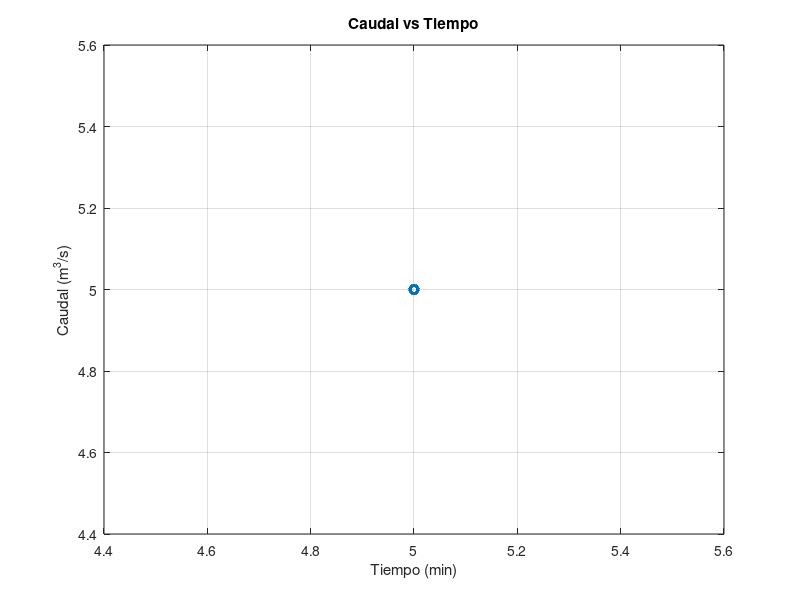

This chart was generated by the following MATLAB code:
clc;
clear;
close all;

disp('====================================');
disp(' METODO DEL TRAPECIO COMPUESTO ');
disp(' CALCULO DE VOLUMEN DE AGUA ');
disp('====================================');

% Cantidad de datos
n = input('Ingrese la cantidad de datos: ');

% Crear vectores vacíos
tiempo = zeros(1,n);
caudal = zeros(1,n);

% Ingreso intercalado de datos
disp(' ');
disp('Ingrese los datos de tiempo y caudal');

for i = 1:n
    
    fprintf('\nDato %d\n', i);
    
    tiempo(i) = input(['Tiempo ', num2str(i), ' (min): ']);
    caudal(i) = input(['Caudal ', num2str(i), ' (m^3/s): ']);

end

% Validación de intervalos iguales
h = tiempo(2) - tiempo(1);

for i = 2:n-1
    if (tiempo(i+1) - tiempo(i)) ~= h
        error('ERROR: Los intervalos de tiempo deben ser iguales');
    end
end

% Método del trapecio compuesto
suma_interna = sum(caudal(2:n-1));

integral_aprox = (h/2) * (caudal(1) + 2*suma_interna + caudal(n));

% Conversión de minutos a segundos
volumen_total = integral_aprox * 60;

% Resultados
disp(' ');
disp('========== RESULTADOS ==========');

fprintf('Ancho del intervalo h = %.2f min\n', h);
fprintf('Numero de intervalos = %d\n', n-1);
fprintf('Integral aproximada = %.2f m^3/min\n', integral_aprox);
fprintf('Volumen total = %.2f m^3\n', volumen_total);

% Mostrar tabla
disp(' ');
disp('Datos ingresados:');

for i = 1:n
    fprintf('Tiempo: %.2f min   |   Caudal: %.2f m^3/s\n', tiempo(i), caudal(i));
end

% Gráfica
figure;
plot(tiempo, caudal, '-o', 'LineWidth', 2);

xlabel('Tiempo (min)');
ylabel('Caudal (m^3/s)');
title('Caudal vs Tiempo');
grid on;
